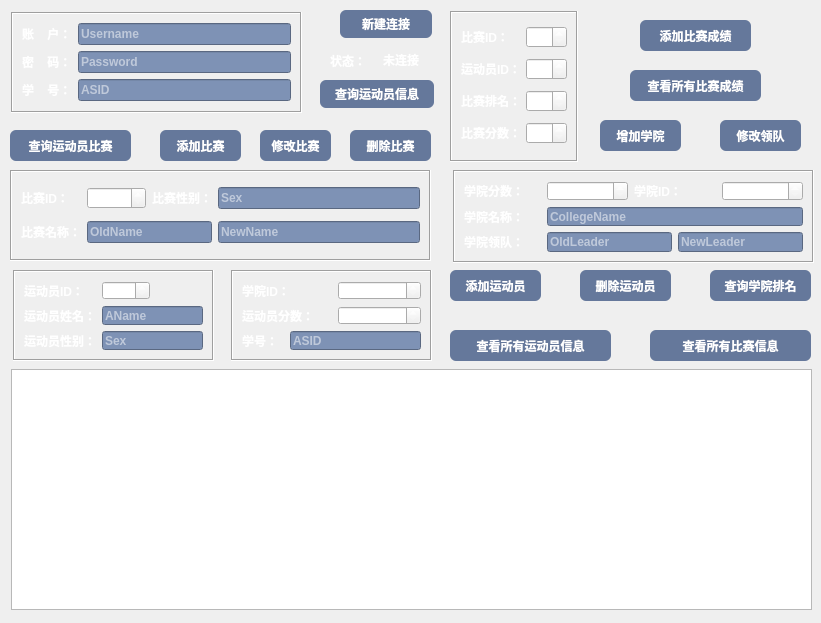
<?xml version="1.0" encoding="UTF-8"?>
<ui version="4.0">
 <class>Test4</class>
 <widget class="QWidget" name="Test4">
  <property name="geometry">
   <rect>
    <x>0</x>
    <y>0</y>
    <width>821</width>
    <height>623</height>
   </rect>
  </property>
  <property name="windowTitle">
   <string>Test4</string>
  </property>
  <property name="styleSheet">
   <string notr="true">background-color: qlineargradient(x1:0, y1:0.5, x2:1, y2:0.5,
                                      stop:0 #021D38, stop:1 #021D38);
            color: white;
            font-weight: bold;
</string>
  </property>
  <widget class="QPushButton" name="pushButton_2">
   <property name="geometry">
    <rect>
     <x>320</x>
     <y>80</y>
     <width>114</width>
     <height>28</height>
    </rect>
   </property>
   <property name="styleSheet">
    <string notr="true">background-color:#65789B;
            color: white;
            border-radius: 6px;
            font-weight: bold;
            text-align: center;
</string>
   </property>
   <property name="text">
    <string>查询运动员信息</string>
   </property>
  </widget>
  <widget class="QPushButton" name="pushButton_3">
   <property name="geometry">
    <rect>
     <x>710</x>
     <y>270</y>
     <width>101</width>
     <height>31</height>
    </rect>
   </property>
   <property name="styleSheet">
    <string notr="true">background-color:#65789B;
            color: white;
            border-radius: 6px;
            font-weight: bold;
            text-align: center;
</string>
   </property>
   <property name="text">
    <string>查询学院排名</string>
   </property>
  </widget>
  <widget class="QTableView" name="tableView">
   <property name="geometry">
    <rect>
     <x>11</x>
     <y>369</y>
     <width>801</width>
     <height>241</height>
    </rect>
   </property>
  </widget>
  <widget class="QPushButton" name="pushButton_9">
   <property name="geometry">
    <rect>
     <x>600</x>
     <y>120</y>
     <width>81</width>
     <height>31</height>
    </rect>
   </property>
   <property name="styleSheet">
    <string notr="true">background-color:#65789B;
            color: white;
            border-radius: 6px;
            font-weight: bold;
            text-align: center;
</string>
   </property>
   <property name="text">
    <string>增加学院</string>
   </property>
  </widget>
  <widget class="QPushButton" name="pushButton_10">
   <property name="geometry">
    <rect>
     <x>720</x>
     <y>120</y>
     <width>81</width>
     <height>31</height>
    </rect>
   </property>
   <property name="styleSheet">
    <string notr="true">background-color:#65789B;
            color: white;
            border-radius: 6px;
            font-weight: bold;
            text-align: center;
</string>
   </property>
   <property name="text">
    <string>修改领队</string>
   </property>
  </widget>
  <widget class="QPushButton" name="pushButton">
   <property name="geometry">
    <rect>
     <x>340</x>
     <y>10</y>
     <width>92</width>
     <height>28</height>
    </rect>
   </property>
   <property name="styleSheet">
    <string notr="true">background-color:#65789B;
            color: white;
            border-radius: 6px;
            font-weight: bold;
            text-align: center;
</string>
   </property>
   <property name="text">
    <string>新建连接</string>
   </property>
  </widget>
  <widget class="QFrame" name="frame">
   <property name="geometry">
    <rect>
     <x>450</x>
     <y>11</y>
     <width>128</width>
     <height>151</height>
    </rect>
   </property>
   <property name="frameShape">
    <enum>QFrame::Box</enum>
   </property>
   <property name="frameShadow">
    <enum>QFrame::Sunken</enum>
   </property>
   <layout class="QGridLayout" name="gridLayout_6">
    <item row="0" column="0">
     <widget class="QLabel" name="label_5">
      <property name="styleSheet">
       <string notr="true">color: white;
font-weight: bold;
text-align: center;
</string>
      </property>
      <property name="text">
       <string>比赛ID：</string>
      </property>
     </widget>
    </item>
    <item row="0" column="1">
     <widget class="QSpinBox" name="spinBox">
      <property name="styleSheet">
       <string notr="true"/>
      </property>
     </widget>
    </item>
    <item row="1" column="0">
     <widget class="QLabel" name="label_6">
      <property name="styleSheet">
       <string notr="true">color: white;
font-weight: bold;
text-align: center;
</string>
      </property>
      <property name="text">
       <string>运动员ID：</string>
      </property>
     </widget>
    </item>
    <item row="1" column="1">
     <widget class="QSpinBox" name="spinBox_2">
      <property name="styleSheet">
       <string notr="true"/>
      </property>
     </widget>
    </item>
    <item row="2" column="0">
     <widget class="QLabel" name="label_7">
      <property name="styleSheet">
       <string notr="true">color: white;
font-weight: bold;
text-align: center;
</string>
      </property>
      <property name="text">
       <string>比赛排名：</string>
      </property>
     </widget>
    </item>
    <item row="2" column="1">
     <widget class="QSpinBox" name="spinBox_3"/>
    </item>
    <item row="3" column="0">
     <widget class="QLabel" name="label_8">
      <property name="styleSheet">
       <string notr="true">color: white;
font-weight: bold;
text-align: center;
</string>
      </property>
      <property name="text">
       <string>比赛分数：</string>
      </property>
     </widget>
    </item>
    <item row="3" column="1">
     <widget class="QSpinBox" name="spinBox_4"/>
    </item>
   </layout>
  </widget>
  <widget class="QWidget" name="layoutWidget">
   <property name="geometry">
    <rect>
     <x>330</x>
     <y>50</y>
     <width>99</width>
     <height>21</height>
    </rect>
   </property>
   <layout class="QHBoxLayout" name="horizontalLayout">
    <item>
     <widget class="QLabel" name="label_3">
      <property name="text">
       <string>状态：</string>
      </property>
     </widget>
    </item>
    <item>
     <widget class="QLabel" name="label_22">
      <property name="text">
       <string>未连接</string>
      </property>
      <property name="textFormat">
       <enum>Qt::RichText</enum>
      </property>
     </widget>
    </item>
   </layout>
  </widget>
  <widget class="QFrame" name="frame">
   <property name="geometry">
    <rect>
     <x>453</x>
     <y>170</y>
     <width>361</width>
     <height>93</height>
    </rect>
   </property>
   <property name="frameShape">
    <enum>QFrame::Box</enum>
   </property>
   <property name="frameShadow">
    <enum>QFrame::Sunken</enum>
   </property>
   <layout class="QGridLayout" name="gridLayout_8">
    <item row="3" column="1" colspan="3">
     <layout class="QGridLayout" name="gridLayout_7">
      <item row="0" column="0">
       <widget class="QLineEdit" name="lineEdit_11">
        <property name="styleSheet">
         <string notr="true">background-color:#7E92B5;
            color: white;
            font-weight: bold;</string>
        </property>
        <property name="placeholderText">
         <string>OldLeader</string>
        </property>
       </widget>
      </item>
      <item row="0" column="1">
       <widget class="QLineEdit" name="lineEdit_12">
        <property name="styleSheet">
         <string notr="true">background-color:#7E92B5;
            color: white;
            font-weight: bold;</string>
        </property>
        <property name="placeholderText">
         <string>NewLeader</string>
        </property>
       </widget>
      </item>
     </layout>
    </item>
    <item row="3" column="0">
     <widget class="QLabel" name="label_14">
      <property name="text">
       <string>学院领队：</string>
      </property>
     </widget>
    </item>
    <item row="2" column="1" colspan="3">
     <widget class="QLineEdit" name="lineEdit_10">
      <property name="styleSheet">
       <string notr="true">background-color:#7E92B5;
            color: white;
            font-weight: bold;</string>
      </property>
      <property name="placeholderText">
       <string>CollegeName</string>
      </property>
     </widget>
    </item>
    <item row="2" column="0">
     <widget class="QLabel" name="label_13">
      <property name="text">
       <string>学院名称：</string>
      </property>
     </widget>
    </item>
    <item row="0" column="0">
     <widget class="QLabel" name="label_15">
      <property name="text">
       <string>学院分数：</string>
      </property>
     </widget>
    </item>
    <item row="0" column="1">
     <widget class="QSpinBox" name="spinBox_7">
      <property name="styleSheet">
       <string notr="true"/>
      </property>
     </widget>
    </item>
    <item row="0" column="2">
     <widget class="QLabel" name="label_12">
      <property name="text">
       <string>学院ID：</string>
      </property>
     </widget>
    </item>
    <item row="0" column="3">
     <widget class="QSpinBox" name="spinBox_6">
      <property name="styleSheet">
       <string notr="true"/>
      </property>
     </widget>
    </item>
   </layout>
  </widget>
  <widget class="QFrame" name="frame">
   <property name="geometry">
    <rect>
     <x>13</x>
     <y>270</y>
     <width>201</width>
     <height>91</height>
    </rect>
   </property>
   <property name="frameShape">
    <enum>QFrame::Box</enum>
   </property>
   <property name="frameShadow">
    <enum>QFrame::Sunken</enum>
   </property>
   <property name="lineWidth">
    <number>1</number>
   </property>
   <property name="midLineWidth">
    <number>0</number>
   </property>
   <layout class="QGridLayout" name="gridLayout">
    <item row="1" column="0">
     <widget class="QLabel" name="label_17">
      <property name="styleSheet">
       <string notr="true">color: white;
font-weight: bold;
text-align: center;
</string>
      </property>
      <property name="text">
       <string>运动员姓名：</string>
      </property>
     </widget>
    </item>
    <item row="1" column="1" colspan="2">
     <widget class="QLineEdit" name="lineEdit_8">
      <property name="styleSheet">
       <string notr="true">background-color:#7E92B5;
            color: white;
            font-weight: bold;</string>
      </property>
      <property name="placeholderText">
       <string>AName</string>
      </property>
     </widget>
    </item>
    <item row="2" column="0">
     <widget class="QLabel" name="label_18">
      <property name="styleSheet">
       <string notr="true">color: white;
font-weight: bold;
text-align: center;
</string>
      </property>
      <property name="text">
       <string>运动员性别：</string>
      </property>
     </widget>
    </item>
    <item row="0" column="0">
     <widget class="QLabel" name="label_16">
      <property name="styleSheet">
       <string notr="true">color: white;
font-weight: bold;
text-align: center;
</string>
      </property>
      <property name="text">
       <string>运动员ID：</string>
      </property>
     </widget>
    </item>
    <item row="0" column="1">
     <widget class="QSpinBox" name="spinBox_10"/>
    </item>
    <item row="2" column="1" colspan="2">
     <widget class="QLineEdit" name="lineEdit_9">
      <property name="styleSheet">
       <string notr="true">background-color:#7E92B5;
            color: white;
            font-weight: bold;</string>
      </property>
      <property name="placeholderText">
       <string>Sex</string>
      </property>
     </widget>
    </item>
   </layout>
  </widget>
  <widget class="QFrame" name="frame">
   <property name="geometry">
    <rect>
     <x>231</x>
     <y>270</y>
     <width>201</width>
     <height>91</height>
    </rect>
   </property>
   <property name="frameShape">
    <enum>QFrame::Box</enum>
   </property>
   <property name="frameShadow">
    <enum>QFrame::Sunken</enum>
   </property>
   <layout class="QGridLayout" name="gridLayout_2">
    <item row="2" column="1" colspan="3">
     <widget class="QLineEdit" name="lineEdit_13">
      <property name="styleSheet">
       <string notr="true">background-color:#7E92B5;
            color: white;
            font-weight: bold;</string>
      </property>
      <property name="placeholderText">
       <string>ASID</string>
      </property>
     </widget>
    </item>
    <item row="1" column="2" colspan="2">
     <widget class="QSpinBox" name="spinBox_9"/>
    </item>
    <item row="0" column="0" colspan="2">
     <widget class="QLabel" name="label_19">
      <property name="styleSheet">
       <string notr="true">color: white;
font-weight: bold;
text-align: center;
</string>
      </property>
      <property name="text">
       <string>学院ID：</string>
      </property>
     </widget>
    </item>
    <item row="0" column="2" colspan="2">
     <widget class="QSpinBox" name="spinBox_8"/>
    </item>
    <item row="2" column="0">
     <widget class="QLabel" name="label_21">
      <property name="styleSheet">
       <string notr="true">color: white;
font-weight: bold;
text-align: center;
</string>
      </property>
      <property name="text">
       <string>学号：</string>
      </property>
     </widget>
    </item>
    <item row="1" column="0" colspan="2">
     <widget class="QLabel" name="label_20">
      <property name="styleSheet">
       <string notr="true">color: white;
font-weight: bold;
text-align: center;
</string>
      </property>
      <property name="text">
       <string>运动员分数：</string>
      </property>
     </widget>
    </item>
   </layout>
  </widget>
  <widget class="QFrame" name="frame">
   <property name="geometry">
    <rect>
     <x>10</x>
     <y>170</y>
     <width>421</width>
     <height>91</height>
    </rect>
   </property>
   <property name="frameShape">
    <enum>QFrame::Box</enum>
   </property>
   <property name="frameShadow">
    <enum>QFrame::Sunken</enum>
   </property>
   <layout class="QGridLayout" name="gridLayout_3">
    <item row="1" column="3">
     <widget class="QLineEdit" name="lineEdit_6">
      <property name="styleSheet">
       <string notr="true">background-color:#7E92B5;
            color: white;
            font-weight: bold;</string>
      </property>
      <property name="placeholderText">
       <string>NewName</string>
      </property>
     </widget>
    </item>
    <item row="0" column="2">
     <widget class="QLabel" name="label_10">
      <property name="text">
       <string>比赛性别：</string>
      </property>
     </widget>
    </item>
    <item row="1" column="0">
     <widget class="QLabel" name="label_11">
      <property name="styleSheet">
       <string notr="true">color: white;
font-weight: bold;
text-align: center;
</string>
      </property>
      <property name="text">
       <string>比赛名称：</string>
      </property>
     </widget>
    </item>
    <item row="0" column="3">
     <widget class="QLineEdit" name="lineEdit_4">
      <property name="styleSheet">
       <string notr="true">background-color:#7E92B5;
color: white;
font-weight: bold;</string>
      </property>
      <property name="placeholderText">
       <string>Sex</string>
      </property>
     </widget>
    </item>
    <item row="0" column="0">
     <widget class="QLabel" name="label_9">
      <property name="styleSheet">
       <string notr="true">color: white;
font-weight: bold;
text-align: center;
</string>
      </property>
      <property name="text">
       <string>比赛ID：</string>
      </property>
     </widget>
    </item>
    <item row="1" column="1" colspan="2" alignment="Qt::AlignHCenter|Qt::AlignVCenter">
     <widget class="QLineEdit" name="lineEdit_5">
      <property name="styleSheet">
       <string notr="true">background-color:#7E92B5;
            color: white;
            font-weight: bold;</string>
      </property>
      <property name="placeholderText">
       <string>OldName</string>
      </property>
     </widget>
    </item>
    <item row="0" column="1">
     <widget class="QSpinBox" name="spinBox_5">
      <property name="styleSheet">
       <string notr="true"/>
      </property>
     </widget>
    </item>
   </layout>
  </widget>
  <widget class="QFrame" name="frame">
   <property name="geometry">
    <rect>
     <x>11</x>
     <y>12</y>
     <width>291</width>
     <height>101</height>
    </rect>
   </property>
   <property name="frameShape">
    <enum>QFrame::Box</enum>
   </property>
   <property name="frameShadow">
    <enum>QFrame::Sunken</enum>
   </property>
   <layout class="QGridLayout" name="gridLayout_4">
    <item row="0" column="0">
     <widget class="QLabel" name="label">
      <property name="styleSheet">
       <string notr="true">color: white;
font-weight: bold;
text-align: center;
</string>
      </property>
      <property name="text">
       <string>账    户：</string>
      </property>
     </widget>
    </item>
    <item row="0" column="1">
     <widget class="QLineEdit" name="lineEdit">
      <property name="styleSheet">
       <string notr="true">background-color:#7E92B5;
            color: white;
            font-weight: bold;</string>
      </property>
      <property name="placeholderText">
       <string>Username</string>
      </property>
     </widget>
    </item>
    <item row="1" column="0">
     <widget class="QLabel" name="label_2">
      <property name="styleSheet">
       <string notr="true">color: white;
font-weight: bold;
text-align: center;
</string>
      </property>
      <property name="text">
       <string>密    码：</string>
      </property>
     </widget>
    </item>
    <item row="1" column="1">
     <widget class="QLineEdit" name="lineEdit_2">
      <property name="styleSheet">
       <string notr="true">background-color:#7E92B5;
            color: white;
            font-weight: bold;</string>
      </property>
      <property name="echoMode">
       <enum>QLineEdit::Password</enum>
      </property>
      <property name="placeholderText">
       <string>Password</string>
      </property>
     </widget>
    </item>
    <item row="2" column="0">
     <widget class="QLabel" name="label_4">
      <property name="styleSheet">
       <string notr="true">color: white;
font-weight: bold;
text-align: center;
</string>
      </property>
      <property name="text">
       <string>学    号：</string>
      </property>
     </widget>
    </item>
    <item row="2" column="1">
     <widget class="QLineEdit" name="lineEdit_3">
      <property name="styleSheet">
       <string notr="true">background-color:#7E92B5;
color: white;
font-weight: bold;</string>
      </property>
      <property name="placeholderText">
       <string>ASID</string>
      </property>
     </widget>
    </item>
   </layout>
  </widget>
  <widget class="QPushButton" name="pushButton_5">
   <property name="geometry">
    <rect>
     <x>630</x>
     <y>70</y>
     <width>131</width>
     <height>31</height>
    </rect>
   </property>
   <property name="styleSheet">
    <string notr="true">background-color:#65789B;
            color: white;
            border-radius: 6px;
            font-weight: bold;
            text-align: center;
</string>
   </property>
   <property name="text">
    <string>查看所有比赛成绩</string>
   </property>
  </widget>
  <widget class="QPushButton" name="pushButton_4">
   <property name="geometry">
    <rect>
     <x>640</x>
     <y>20</y>
     <width>111</width>
     <height>31</height>
    </rect>
   </property>
   <property name="styleSheet">
    <string notr="true">background-color:#65789B;
            color: white;
            border-radius: 6px;
            font-weight: bold;
            text-align: center;
</string>
   </property>
   <property name="text">
    <string>添加比赛成绩</string>
   </property>
  </widget>
  <widget class="QPushButton" name="pushButton_7">
   <property name="geometry">
    <rect>
     <x>350</x>
     <y>130</y>
     <width>81</width>
     <height>31</height>
    </rect>
   </property>
   <property name="styleSheet">
    <string notr="true">background-color:#65789B;
            color: white;
            border-radius: 6px;
            font-weight: bold;
            text-align: center;
</string>
   </property>
   <property name="text">
    <string>删除比赛</string>
   </property>
  </widget>
  <widget class="QPushButton" name="pushButton_6">
   <property name="geometry">
    <rect>
     <x>160</x>
     <y>130</y>
     <width>81</width>
     <height>31</height>
    </rect>
   </property>
   <property name="styleSheet">
    <string notr="true">background-color:#65789B;
color: white;
border-radius: 6px;
font-weight: bold;
text-align: center;
</string>
   </property>
   <property name="text">
    <string>添加比赛</string>
   </property>
  </widget>
  <widget class="QPushButton" name="pushButton_8">
   <property name="geometry">
    <rect>
     <x>260</x>
     <y>130</y>
     <width>71</width>
     <height>31</height>
    </rect>
   </property>
   <property name="styleSheet">
    <string notr="true">background-color:#65789B;
            color: white;
            border-radius: 6px;
            font-weight: bold;
            text-align: center;
</string>
   </property>
   <property name="text">
    <string>修改比赛</string>
   </property>
  </widget>
  <widget class="QPushButton" name="pushButton_11">
   <property name="geometry">
    <rect>
     <x>450</x>
     <y>270</y>
     <width>91</width>
     <height>31</height>
    </rect>
   </property>
   <property name="styleSheet">
    <string notr="true">background-color:#65789B;
            color: white;
            border-radius: 6px;
            font-weight: bold;
            text-align: center;
</string>
   </property>
   <property name="text">
    <string>添加运动员</string>
   </property>
  </widget>
  <widget class="QPushButton" name="pushButton_12">
   <property name="geometry">
    <rect>
     <x>580</x>
     <y>270</y>
     <width>91</width>
     <height>31</height>
    </rect>
   </property>
   <property name="styleSheet">
    <string notr="true">background-color:#65789B;
            color: white;
            border-radius: 6px;
            font-weight: bold;
            text-align: center;
</string>
   </property>
   <property name="text">
    <string>删除运动员</string>
   </property>
  </widget>
  <widget class="QPushButton" name="pushButton_13">
   <property name="geometry">
    <rect>
     <x>450</x>
     <y>330</y>
     <width>161</width>
     <height>31</height>
    </rect>
   </property>
   <property name="styleSheet">
    <string notr="true">background-color:#65789B;
            color: white;
            border-radius: 6px;
            font-weight: bold;
            text-align: center;
</string>
   </property>
   <property name="text">
    <string>查看所有运动员信息</string>
   </property>
  </widget>
  <widget class="QPushButton" name="pushButton_14">
   <property name="geometry">
    <rect>
     <x>650</x>
     <y>330</y>
     <width>161</width>
     <height>31</height>
    </rect>
   </property>
   <property name="styleSheet">
    <string notr="true">background-color:#65789B;
            color: white;
            border-radius: 6px;
            font-weight: bold;
            text-align: center;
</string>
   </property>
   <property name="text">
    <string>查看所有比赛信息</string>
   </property>
  </widget>
  <widget class="QPushButton" name="pushButton_15">
   <property name="geometry">
    <rect>
     <x>10</x>
     <y>130</y>
     <width>121</width>
     <height>31</height>
    </rect>
   </property>
   <property name="styleSheet">
    <string notr="true">background-color:#65789B;
            color: white;
            border-radius: 6px;
            font-weight: bold;
            text-align: center;
</string>
   </property>
   <property name="text">
    <string>查询运动员比赛</string>
   </property>
  </widget>
 </widget>
 <resources/>
 <connections>
  <connection>
   <sender>pushButton_2</sender>
   <signal>clicked()</signal>
   <receiver>Test4</receiver>
   <slot>FindAthleteInfo()</slot>
   <hints>
    <hint type="sourcelabel">
     <x>327</x>
     <y>96</y>
    </hint>
    <hint type="destinationlabel">
     <x>391</x>
     <y>92</y>
    </hint>
   </hints>
  </connection>
  <connection>
   <sender>pushButton_3</sender>
   <signal>clicked()</signal>
   <receiver>Test4</receiver>
   <slot>FindCollegeRank()</slot>
   <hints>
    <hint type="sourcelabel">
     <x>72</x>
     <y>144</y>
    </hint>
    <hint type="destinationlabel">
     <x>299</x>
     <y>163</y>
    </hint>
   </hints>
  </connection>
  <connection>
   <sender>pushButton</sender>
   <signal>clicked()</signal>
   <receiver>Test4</receiver>
   <slot>Button()</slot>
   <hints>
    <hint type="sourcelabel">
     <x>340</x>
     <y>19</y>
    </hint>
    <hint type="destinationlabel">
     <x>470</x>
     <y>28</y>
    </hint>
   </hints>
  </connection>
  <connection>
   <sender>pushButton_4</sender>
   <signal>clicked()</signal>
   <receiver>Test4</receiver>
   <slot>AddScore()</slot>
   <hints>
    <hint type="sourcelabel">
     <x>692</x>
     <y>29</y>
    </hint>
    <hint type="destinationlabel">
     <x>704</x>
     <y>62</y>
    </hint>
   </hints>
  </connection>
  <connection>
   <sender>pushButton_5</sender>
   <signal>clicked()</signal>
   <receiver>Test4</receiver>
   <slot>FindAllScore()</slot>
   <hints>
    <hint type="sourcelabel">
     <x>689</x>
     <y>80</y>
    </hint>
    <hint type="destinationlabel">
     <x>699</x>
     <y>121</y>
    </hint>
   </hints>
  </connection>
  <connection>
   <sender>pushButton_6</sender>
   <signal>clicked()</signal>
   <receiver>Test4</receiver>
   <slot>AddCompetition()</slot>
   <hints>
    <hint type="sourcelabel">
     <x>220</x>
     <y>142</y>
    </hint>
    <hint type="destinationlabel">
     <x>269</x>
     <y>159</y>
    </hint>
   </hints>
  </connection>
  <connection>
   <sender>pushButton_7</sender>
   <signal>clicked()</signal>
   <receiver>Test4</receiver>
   <slot>DeleteCompetition()</slot>
   <hints>
    <hint type="sourcelabel">
     <x>430</x>
     <y>139</y>
    </hint>
    <hint type="destinationlabel">
     <x>298</x>
     <y>141</y>
    </hint>
   </hints>
  </connection>
  <connection>
   <sender>pushButton_8</sender>
   <signal>clicked()</signal>
   <receiver>Test4</receiver>
   <slot>UpdateCompetition()</slot>
   <hints>
    <hint type="sourcelabel">
     <x>320</x>
     <y>160</y>
    </hint>
    <hint type="destinationlabel">
     <x>314</x>
     <y>197</y>
    </hint>
   </hints>
  </connection>
  <connection>
   <sender>pushButton_9</sender>
   <signal>clicked()</signal>
   <receiver>Test4</receiver>
   <slot>AddCollege()</slot>
   <hints>
    <hint type="sourcelabel">
     <x>680</x>
     <y>140</y>
    </hint>
    <hint type="destinationlabel">
     <x>683</x>
     <y>190</y>
    </hint>
   </hints>
  </connection>
  <connection>
   <sender>pushButton_10</sender>
   <signal>clicked()</signal>
   <receiver>Test4</receiver>
   <slot>UpdateLeader()</slot>
   <hints>
    <hint type="sourcelabel">
     <x>800</x>
     <y>140</y>
    </hint>
    <hint type="destinationlabel">
     <x>764</x>
     <y>170</y>
    </hint>
   </hints>
  </connection>
  <connection>
   <sender>pushButton_11</sender>
   <signal>clicked()</signal>
   <receiver>Test4</receiver>
   <slot>AddAthlete()</slot>
   <hints>
    <hint type="sourcelabel">
     <x>481</x>
     <y>260</y>
    </hint>
    <hint type="destinationlabel">
     <x>422</x>
     <y>279</y>
    </hint>
   </hints>
  </connection>
  <connection>
   <sender>pushButton_12</sender>
   <signal>clicked()</signal>
   <receiver>Test4</receiver>
   <slot>DeleteAthlete()</slot>
   <hints>
    <hint type="sourcelabel">
     <x>589</x>
     <y>287</y>
    </hint>
    <hint type="destinationlabel">
     <x>442</x>
     <y>309</y>
    </hint>
   </hints>
  </connection>
  <connection>
   <sender>pushButton_13</sender>
   <signal>clicked()</signal>
   <receiver>Test4</receiver>
   <slot>FindAllAthlete()</slot>
   <hints>
    <hint type="sourcelabel">
     <x>503</x>
     <y>333</y>
    </hint>
    <hint type="destinationlabel">
     <x>587</x>
     <y>291</y>
    </hint>
   </hints>
  </connection>
  <connection>
   <sender>pushButton_14</sender>
   <signal>clicked()</signal>
   <receiver>Test4</receiver>
   <slot>FindAllCompetition()</slot>
   <hints>
    <hint type="sourcelabel">
     <x>661</x>
     <y>348</y>
    </hint>
    <hint type="destinationlabel">
     <x>540</x>
     <y>317</y>
    </hint>
   </hints>
  </connection>
  <connection>
   <sender>pushButton_15</sender>
   <signal>clicked()</signal>
   <receiver>Test4</receiver>
   <slot>FindAthleteCompetition()</slot>
   <hints>
    <hint type="sourcelabel">
     <x>742</x>
     <y>274</y>
    </hint>
    <hint type="destinationlabel">
     <x>745</x>
     <y>300</y>
    </hint>
   </hints>
  </connection>
 </connections>
 <slots>
  <slot>Loginbutton()</slot>
  <slot>FindAthleteInfo()</slot>
  <slot>FindCollegeRank()</slot>
  <slot>Logoutbutton()</slot>
  <slot>Button()</slot>
  <slot>AddScore()</slot>
  <slot>FindAllScore()</slot>
  <slot>AddCompetition()</slot>
  <slot>DeleteCompetition()</slot>
  <slot>UpdateCompetition()</slot>
  <slot>AddCollege()</slot>
  <slot>UpdateLeader()</slot>
  <slot>AddAthlete()</slot>
  <slot>UpdateAthlete()</slot>
  <slot>DeleteAthlete()</slot>
  <slot>FindAllAthlete()</slot>
  <slot>FindAllCompetition()</slot>
  <slot>FindAthleteCompetition()</slot>
 </slots>
</ui>
